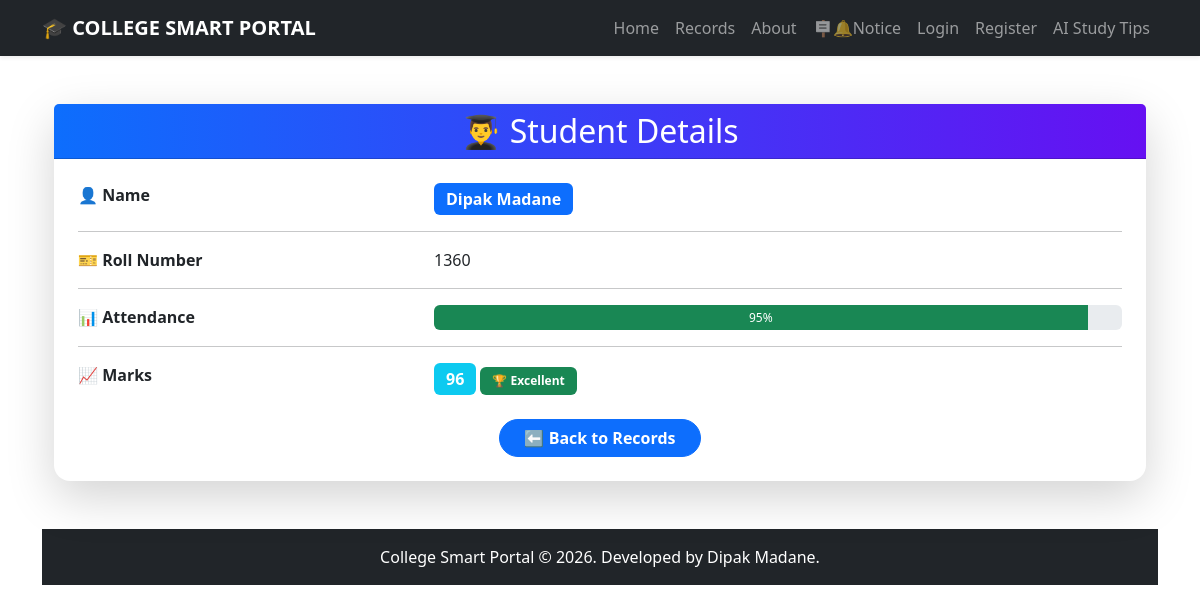
Screenshot of /student/1 with the database file from the repository.
### tables this page shows
CREATE TABLE students (
            id INTEGER PRIMARY KEY AUTOINCREMENT,
            name TEXT NOT NULL,
            roll TEXT UNIQUE NOT NULL,
            attendance INTEGER NOT NULL,
            marks INTEGER NOT NULL
        
        );

### app.py (the view)
@app.route("/student/<int:id>")
def student_detail(id):
    conn = get_db()
    student = conn.execute(
        "SELECT * FROM students WHERE id=?",
        (id,)
    ).fetchone()
    conn.close()
    if student is None:
        flash("Student Not Found!", "danger")
        return redirect(url_for("records"))
    return render_template("student_detail.html", student=student)

### app.py (called while the page is built)
def get_db():
    conn = sqlite3.connect("myproject.db")
    conn.row_factory = sqlite3.Row
    return conn

### templates/student_detail.html
{% extends 'base.html' %}
{% block content %}
<div class="container mt-5">
    <div class="card shadow-lg border-0 rounded-4">
        <div class="card-header text-center text-white"
             style="background:linear-gradient(90deg,#0d6efd,#6610f2);">
            <h2 class="mb-0">👨‍🎓 Student Details</h2>
        </div>
        <div class="card-body p-4">
            <div class="row mb-3">
                <div class="col-md-4 fw-bold">
                    👤 Name
                </div>
                <div class="col-md-8">
                    <span class="badge bg-primary fs-6">
                        {{ student.name }}
                    </span>
                </div>
            </div>
            <hr>
            <div class="row mb-3">
                <div class="col-md-4 fw-bold">
                    🎫 Roll Number
                </div>
                <div class="col-md-8">
                    {{ student.roll }}
                </div>
            </div>
            <hr>
            <div class="row mb-3">
                <div class="col-md-4 fw-bold">
                    📊 Attendance
                </div>
                <div class="col-md-8">
                    <div class="progress" style="height:25px;">
                        <div class="progress-bar bg-success"
                             style="width:{{ student.attendance }}%;">
                            {{ student.attendance }}%
                        </div>
                    </div>
                </div>
            </div>
            <hr>
            <div class="row mb-4">
                <div class="col-md-4 fw-bold">
                    📈 Marks
                </div>
                <div class="col-md-8">
                    <span class="badge bg-info fs-6">
                        {{ student.marks }}
                    </span>
                    {% if student.marks >= 90 %}
                        <span class="badge bg-success">🏆 Excellent</span>
                    {% elif student.marks >= 75 %}
                        <span class="badge bg-primary">👍 Good</span>
                    {% elif student.marks >= 60 %}
                        <span class="badge bg-warning text-dark">🙂 Average</span>
                    {% else %}
                        <span class="badge bg-danger">⚠️ Poor</span>
                    {% endif %}
                </div>
            </div>
            <div class="text-center">
                <a href="{{ url_for('records') }}"
                   class="btn btn-primary rounded-pill px-4">
                    ⬅️ Back to Records
                </a>
            </div>
        </div>
    </div>
</div>
{% endblock %}

### templates/base.html (style rules this page uses)
.card { transition:0.3s; }
.badge { padding:8px 12px; }
.btn { transition:0.3s; }
.card-body div { transition:.3s; }
.btn { border: radius 15px;x; font-weight:bold; }

### rows the page displays
students: name "Dipak Madane", roll "1360", attendance "95", marks "96"
